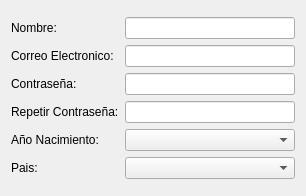
<?xml version="1.0" encoding="UTF-8"?>
<ui version="4.0">
 <class>EmailDialog</class>
 <widget class="QDialog" name="EmailDialog">
  <property name="geometry">
   <rect>
    <x>0</x>
    <y>0</y>
    <width>306</width>
    <height>196</height>
   </rect>
  </property>
  <property name="windowTitle">
   <string>Dialog</string>
  </property>
  <layout class="QGridLayout" name="gridLayout">
   <item row="0" column="0">
    <layout class="QHBoxLayout" name="horizontalLayout">
     <item>
      <layout class="QVBoxLayout" name="verticalLayout_2">
       <item>
        <widget class="QLabel" name="label">
         <property name="text">
          <string>Nombre:</string>
         </property>
        </widget>
       </item>
       <item>
        <widget class="QLabel" name="label_2">
         <property name="text">
          <string>Correo Electronico:</string>
         </property>
        </widget>
       </item>
       <item>
        <widget class="QLabel" name="label_3">
         <property name="text">
          <string>Contraseña:</string>
         </property>
        </widget>
       </item>
       <item>
        <widget class="QLabel" name="label_4">
         <property name="text">
          <string>Repetir Contraseña:</string>
         </property>
        </widget>
       </item>
       <item>
        <widget class="QLabel" name="label_5">
         <property name="text">
          <string>Año Nacimiento:</string>
         </property>
        </widget>
       </item>
       <item>
        <widget class="QLabel" name="label_6">
         <property name="text">
          <string>Pais:</string>
         </property>
        </widget>
       </item>
      </layout>
     </item>
     <item>
      <layout class="QVBoxLayout" name="verticalLayout">
       <item>
        <widget class="QLineEdit" name="lineEdit"/>
       </item>
       <item>
        <widget class="QLineEdit" name="lineEdit_2"/>
       </item>
       <item>
        <widget class="QLineEdit" name="lineEdit_3">
         <property name="echoMode">
          <enum>QLineEdit::Password</enum>
         </property>
        </widget>
       </item>
       <item>
        <widget class="QLineEdit" name="lineEdit_4">
         <property name="echoMode">
          <enum>QLineEdit::Password</enum>
         </property>
        </widget>
       </item>
       <item>
        <widget class="QComboBox" name="comboBox"/>
       </item>
       <item>
        <widget class="QComboBox" name="comboBox_2"/>
       </item>
      </layout>
     </item>
    </layout>
   </item>
  </layout>
 </widget>
 <resources/>
 <connections/>
</ui>
